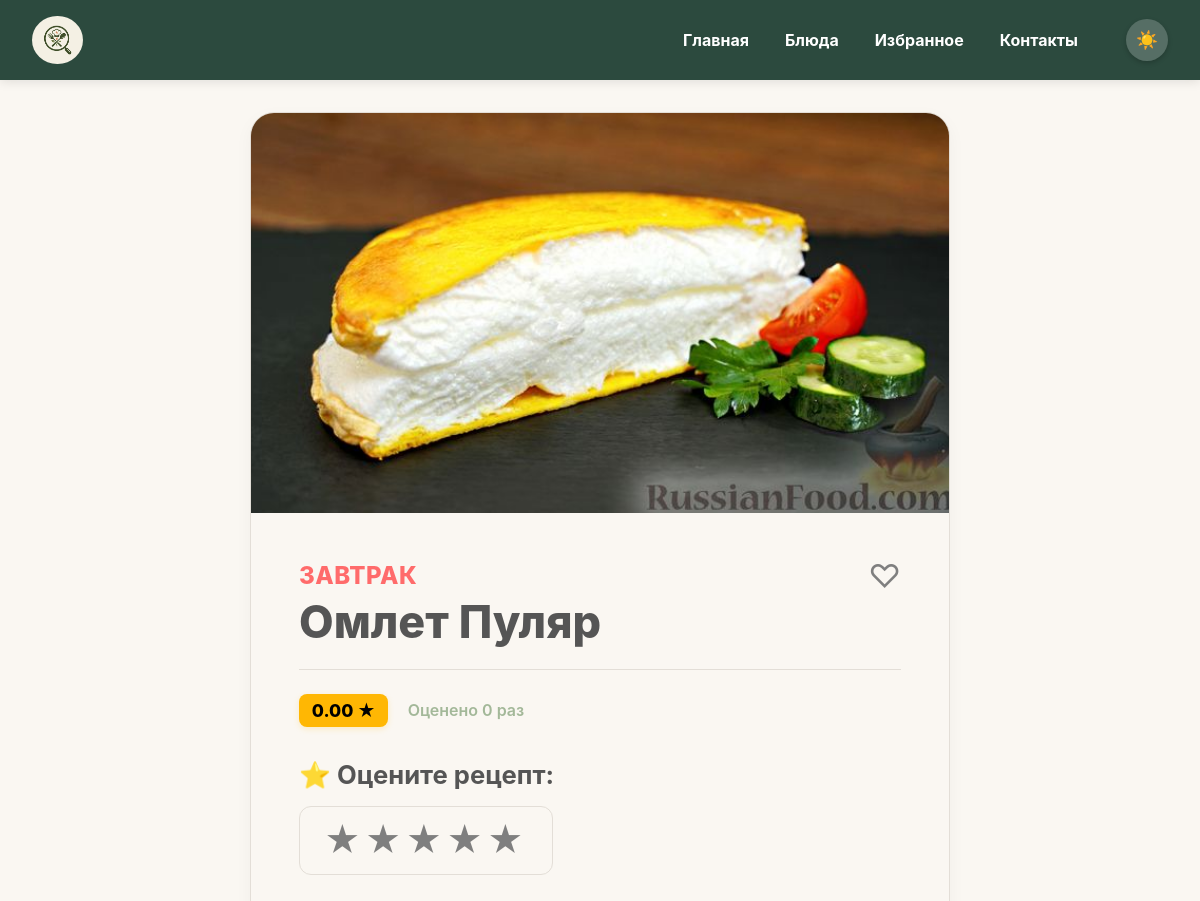
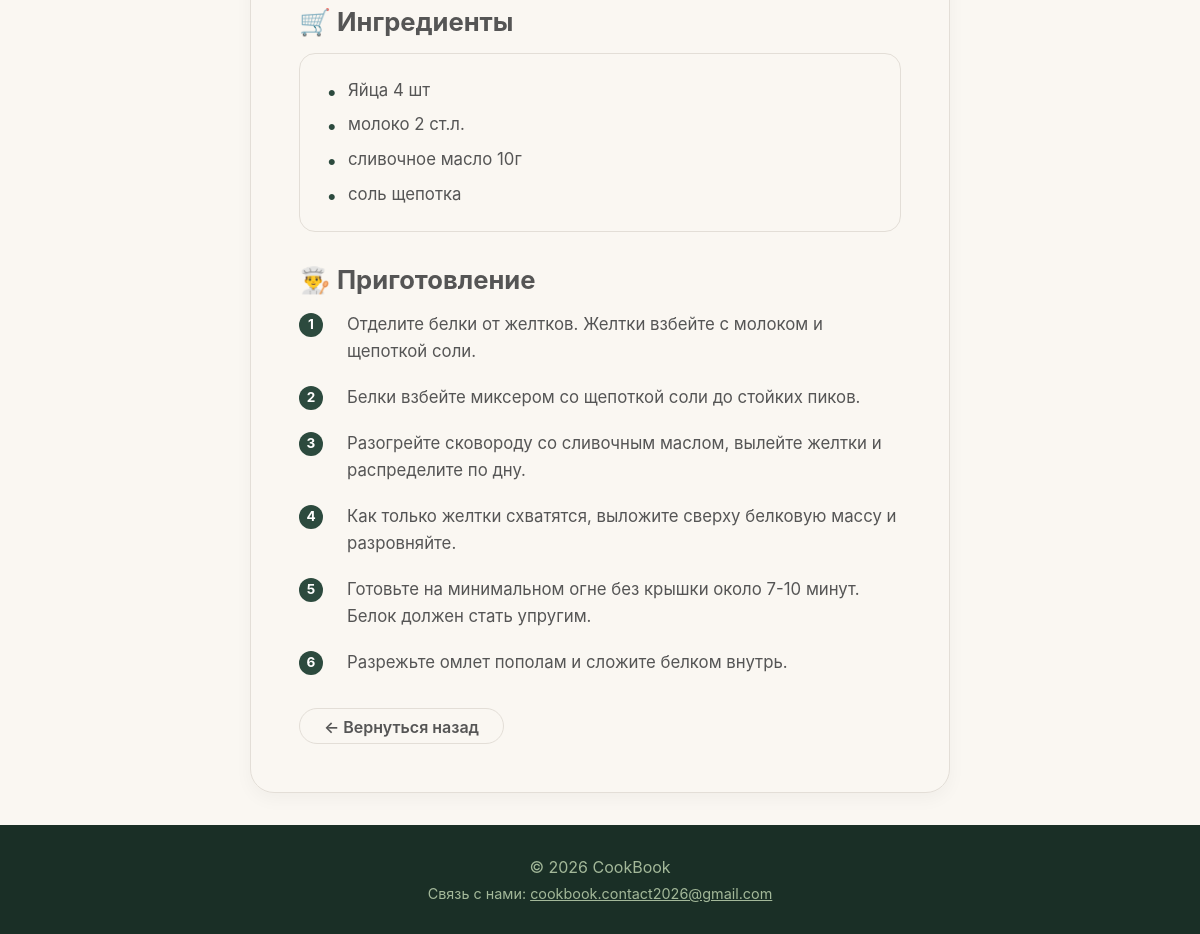
Screenshot of /recipe/82 with the database file from the repository (2 pictures, top to bottom).
### tables this page shows
CREATE TABLE recipes (
            id INTEGER PRIMARY KEY AUTOINCREMENT,
            name TEXT NOT NULL,
            category TEXT NOT NULL,
            ingredients TEXT NOT NULL,
            instructions TEXT NOT NULL,
            image TEXT,
            rating REAL DEFAULT 0.0,
            votes INTEGER DEFAULT 0,
            is_liked INTEGER DEFAULT 0
        );

### app.py (the view)
@app.route('/recipe/<int:recipe_id>')
def recipe_detail(recipe_id):
    if 'user_guid' not in session:
        import uuid
        session['user_guid'] = str(uuid.uuid4())
        session.modified = True
    user_guid = session['user_guid']
    current_time = datetime.datetime.now()
    db = get_db_connection()
    cursor = db.cursor()
    cursor.execute(
        "DELETE FROM viewed_history WHERE user_session_id = ? AND recipe_id = ?",
        (user_guid, recipe_id)
    )
    cursor.execute(
        "INSERT INTO viewed_history (user_session_id, recipe_id, viewed_at) VALUES (?, ?, ?)",
        (user_guid, recipe_id, current_time)
    )
    db.commit()
    conn = get_db_connection()
    recipe = conn.execute("SELECT * FROM recipes WHERE id = ?", (recipe_id,)).fetchone()
    db_favorites = conn.execute("SELECT id FROM recipes WHERE is_liked = 1").fetchall()
    session['favorite_ids'] = [r['id'] for r in db_favorites]
    conn.close()
    if recipe is None:
        return "Рецепт не найден", 404
    string_favorite_ids = [str(fav_id) for fav_id in session['favorite_ids']]
    back_url = request.referrer
    allowed_endpoints = ['/', '/favorites', '/catalog', '?search=']
    if not back_url or not any(endpoint in back_url for endpoint in allowed_endpoints):
        back_url = url_for('index')
    return render_template('recipe.html', dish=recipe, favorite_ids=string_favorite_ids, back_url=back_url)

### app.py (called while the page is built)
def get_db_connection():
    conn = sqlite3.connect('database.db')
    conn.row_factory = sqlite3.Row
    return conn

### templates/recipe.html (shortened to what this page needs)
{% extends 'base.html' %}
{% block content %}
<main class="main-container" id="dishes-page-container" data-favorites='{{ favorite_ids|default([])|tojson }}' style="display: flex;  justify-content: center; align-items: flex-start;">
    <section class="recipe-card">
        <article class="recipe-img-wrapper">
            {% if dish.category == "завтрак" %}
                <img src="{{ url_for('static', filename='images/Dishes/breakfasts/' + dish.image) }}" class="recipe-hero-img" alt="{{ dish.name }}">
            {% elif dish.category == "основное" %}
                <img src="{{ url_for('static', filename='images/Dishes/main_courses/' + dish.image) }}" class="recipe-hero-img" alt="{{ dish.name }}">
            {% elif dish.category == "суп" %}
                <img src="{{ url_for('static', filename='images/Dishes/soups/' + dish.image) }}" class="recipe-hero-img" alt="{{ dish.name }}">
            {% elif dish.category == "салат" %}
                <img src="{{ url_for('static', filename='images/Dishes/salads/' + dish.image) }}" class="recipe-hero-img" alt="{{ dish.name }}">
            {% else %}
                <img src="{{ url_for('static', filename='images/Dishes/desserts/' + dish.image) }}" class="recipe-hero-img" alt="{{ dish.name }}">
            {% endif %}
        </article>
        <article class="recipe-body">
            <div class="recipe-header-row">
                <div class="recipe-title-group">
                    <span class="recipe-category-tag">{{ dish.category }}</span>
                    <h1 class="recipe-title">{{ dish.name }}</h1>
                </div>
                <button class="heart-btn {% if dish.id|string in favorite_ids %}heart-active{% endif %}"
                        data-id="{{ dish.id }}"
                        onclick="event.stopPropagation(); toggleFavorite('{{ dish.id }}', this)"
                        title="В избранное">
                    {% if dish.id|string in favorite_ids %}♥{% else %}♡{% endif %}
                </button>
            </div>
            <div class="recipe-meta-stats">
                <span class="recipe-rating-badge" id="recipe-rating-val">{{ "%.2f"|format(dish.rating|float) }} ★</span>
                <span class="recipe-votes-count" id="recipe-votes-val">Оценено {{ dish.votes }} раз</span>
            </div>
            <div class="recipe-section-block">
                <h2 class="recipe-section-title">⭐ Оцените рецепт:</h2>
                <div class="recipe-stars-wrapper">
                    <div class="recipe-stars-container" id="recipe-stars-picker" data-id="{{ dish.id }}">
                        <div class="recipe-stars-gray">★★★★★</div>
                    </div>
                </div>
            </div>
            <div class="recipe-section-block">
                <h2 class="recipe-section-title">🛒 Ингредиенты</h2>
                <ul class="recipe-ingredients-list">
                    {% for ingredient in dish.ingredients.split(', ') %}
                    {% if ingredient.strip() %}
                    <li class="recipe-list-item">{{ ingredient.strip() }}</li>
                    {% endif %}
                    {% endfor %}
                </ul>
            </div>
            <div class="recipe-section-block">
                <h2 class="recipe-section-title">👨‍🍳 Приготовление</h2>
                <ul class="recipe-instructions-list">
                    {% for step in dish.instructions.split('\n') %}
                    {% if step.strip() %}
                    <li class="recipe-step-item">{{ step.strip() }}</li>
                    {% endif %}
                    {% endfor %}
                </ul>
            </div>
            <div class="return-link-wrapper">
                <a href="{{ back_url }}" class="return-link">← Вернуться назад</a>
            </div>
        </article>
    </section>
</main>
{% endblock %}

### static/css/style.css (style rules this page uses)
* { margin: 0; padding: 0; box-sizing: border-box; font-family: 'Plus Jakarta Sans', 'Inter', sans-serif; }
body { background-color: var(--color-bg-main); min-height: 100vh; display: flex; flex-direction: column; }
header, main, article, footer, article h2, label[for="theme"], .dish-card, .page-btn, .recipe-card { transition: background-color 0.3s ease, color 0.3s ease, border-color 0.3s ease, transform 0.2s ease, opacity 0.3s ease; }
.main-container { width: 90%; max-width: 1200px; margin: 0 auto; flex: 1; }
.heart-btn { background: none; border: none; color: var(--color-card-text-light); font-size: 2rem; cursor: pointer; line-height: 1; transition: color 0.2s, transform 0.2s; position: relative; z-index: 10; }
.return-link { display: inline-block; width: auto; height: 36px; border: 1px solid var(--color-border); background-color: var(--color-bg-card); color: var(--color-text-main); border-radius: 20px; font-weight: 600; font-size: 1rem; cursor: pointer; padding: 0.5rem 1.5rem; text-decoration: none; text-align: center; }
.recipe-card { background-color: var(--color-bg-card); border: 1px solid var(--color-border); border-radius: 24px; overflow: hidden; width: clamp(700px, 45vw, 1000px); display: flex; flex-direction: column; box-shadow: 0 6px 18px rgba(0,0,0,0.04); margin: 2rem auto; }
.recipe-img-wrapper { width: auto; height: clamp(200px, 50vh, 550px); overflow: hidden; position: relative; }
.recipe-hero-img { width: 100%; height: 100%; object-fit: cover; }
.recipe-body { padding: clamp(1.5rem, 4vw, 3rem); display: flex; flex-direction: column; gap: 2rem; }
.recipe-header-row { display: flex; justify-content: space-between; align-items: flex-start; gap: 1.5rem; width: 100%; border-bottom: 1px solid var(--color-border); padding-bottom: 1.2rem; }
.recipe-title-group { display: flex; flex-direction: column; gap: 0.4rem; }
.recipe-category-tag { font-size: 1.5rem; text-transform: uppercase; color: var(--color-card-text-red); font-weight: 800; letter-spacing: 0.5px; }
.recipe-title { font-size: clamp(1.8rem, 4vw, 2.8rem); color: var(--color-text-main); font-weight: 800; line-height: 1.2; }
.recipe-meta-stats { display: flex; align-items: center; gap: 1.2rem; margin-top: -0.5rem; }
.recipe-rating-badge { background-color: var(--color-card-text-orange); color: black; padding: 0.35rem 0.8rem; border-radius: 8px; font-weight: 800; font-size: 1.1rem; box-shadow: 0 2px 6px rgba(255,183,3,0.2); }
.recipe-votes-count { font-size: 1rem; color: var(--color-text-muted); font-weight: 600; }
.recipe-section-block { display: flex; flex-direction: column; gap: 1rem; width: 100%; }
.recipe-section-title { font-size: clamp(1.3rem, 2.5vw, 1.6rem); color: var(--color-text-main); font-weight: 700; display: flex; align-items: center; gap: 0.5rem; }
.recipe-stars-wrapper { background-color: var(--color-bg-main); padding: 1rem 1.5rem; border-radius: 12px; display: inline-flex; align-self: flex-start; border: 1px solid var(--color-border); }
.recipe-stars-container { position: relative; font-size: 2.2rem; letter-spacing: 4px; line-height: 1; cursor: pointer; user-select: none; display: inline-block; }
.recipe-stars-gray { color: var(--color-card-text-light); }
.recipe-ingredients-list { list-style-type: none; display: flex; flex-direction: column; gap: 0.6rem; background-color: var(--color-bg-main); padding: 1.5rem; border-radius: 16px; border: 1px solid var(--color-border); }
.recipe-list-item { font-size: 1.05rem; color: var(--color-text-main); line-height: 1.5; position: relative; padding-left: 1.5rem; }
.recipe-list-item::before { content: "•"; color: var(--color-header); font-weight: bold; position: absolute; left: 0.2rem; font-size: 1.2rem; }
.recipe-instructions-list { list-style-type: none; display: flex; flex-direction: column; gap: 1.2rem; counter-reset: steps-counter; }
.recipe-step-item { font-size: 1.05rem; color: var(--color-text-main); line-height: 1.6; position: relative; padding-left: 3rem; counter-increment: steps-counter; }
.recipe-step-item::before { content: counter(steps-counter); position: absolute; left: 0; top: 0.1rem; background-color: var(--color-header); color: var(--color-text-light); width: 24px; height: 24px; border-radius: 50%; display: flex; align-items: center; justify-content: center; font-size: 0.85rem; font-weight: 700; }

### rows the page displays
recipes: image (picture), category "ЗАВТРАК", name "Омлет Пуляр", rating "0.00", votes "0"

### other values shown
{{ ingredient.strip() }} "Яйца 4 шт" "молоко 2 ст.л." "сливочное масло 10г" "соль щепотка"
{{ step.strip() }} "Отделите белки от желтков. Желтки взбейте с молоком и щепоткой соли." "Белки взбейте миксером со щепоткой соли до стойких пиков." "Разогрейте сковороду со сливочным маслом, вылейте желтки и распределите по дну." "Как только желтки схватятся, выложите сверху белковую массу и разровняйте." "Готовьте на минимальном огне без крышки около 7-10 минут. Белок должен стать упругим." "Разрежьте омлет пополам и сложите белком внутрь."
